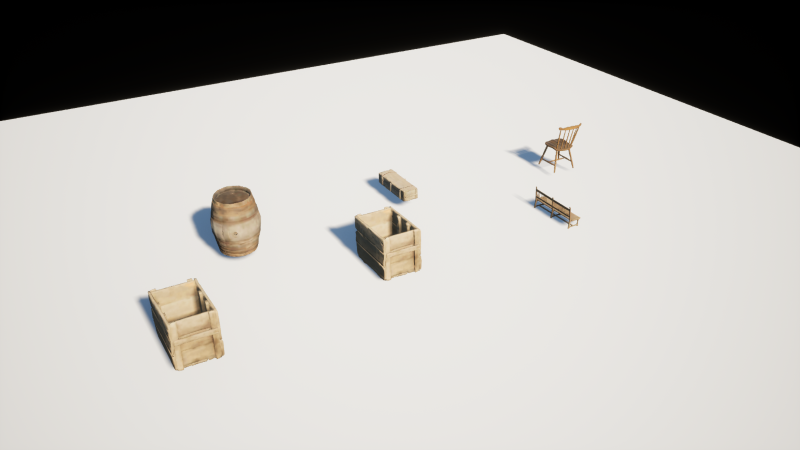
#> input picture Course/Slides/Week07/UnrealPythonDemo/Captures/01_baseline.png, 1600 x 900 px (shown at 1/2 size); its folder holds 4 pictures in this run
$ python make_comparison.py
#> lines starting #> are read from the running program, lines starting #| are printed output that depends on the picture
"""Assemble actual UE renders into a labelled step comparison, not a screen recording."""
from pathlib import Path
from PIL import Image, ImageDraw, ImageFont
root = Path(__file__).resolve().parent / 'Captures'
font = ImageFont.truetype('C:/Windows/Fonts/arial.ttf', 28)
small = ImageFont.truetype('C:/Windows/Fonts/arial.ttf', 17)
frames = []
for name, label in [('01_baseline', 'BEFORE  /  scattered placement + temporary labels'),
                    ('02_organized', 'APPLY  /  six selected Actors organized'),
                    ('03_reset', 'RESET  /  return to the rehearsal baseline')]:
    raw = Image.open(root / (name + '.png')).convert('RGB')
    raw.thumbnail((1200, 675))
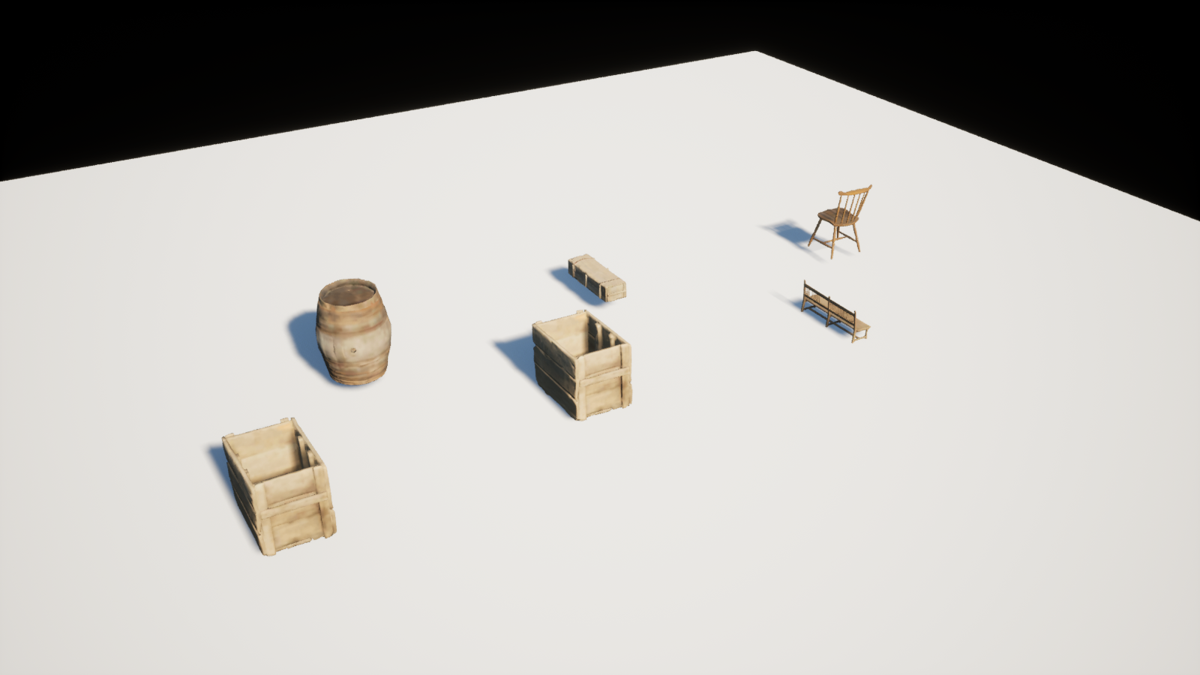
#> raw: PIL image 1200x675 RGB; mean R, G, B 185.5, 183.3, 179.4
    frame = Image.new('RGB', (1200, 765), '#171b24')
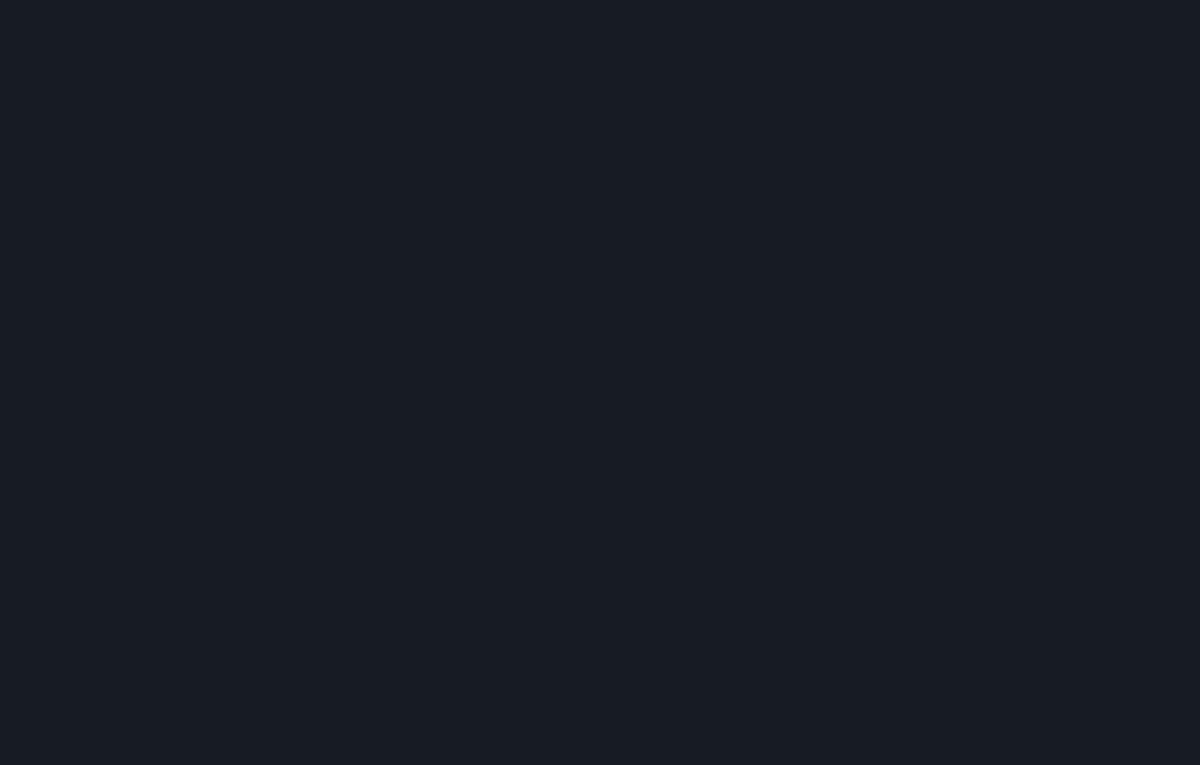
#> frame: PIL image 1200x765 RGB; mean R, G, B 23, 27, 36
    frame.paste(raw, (0, 0))
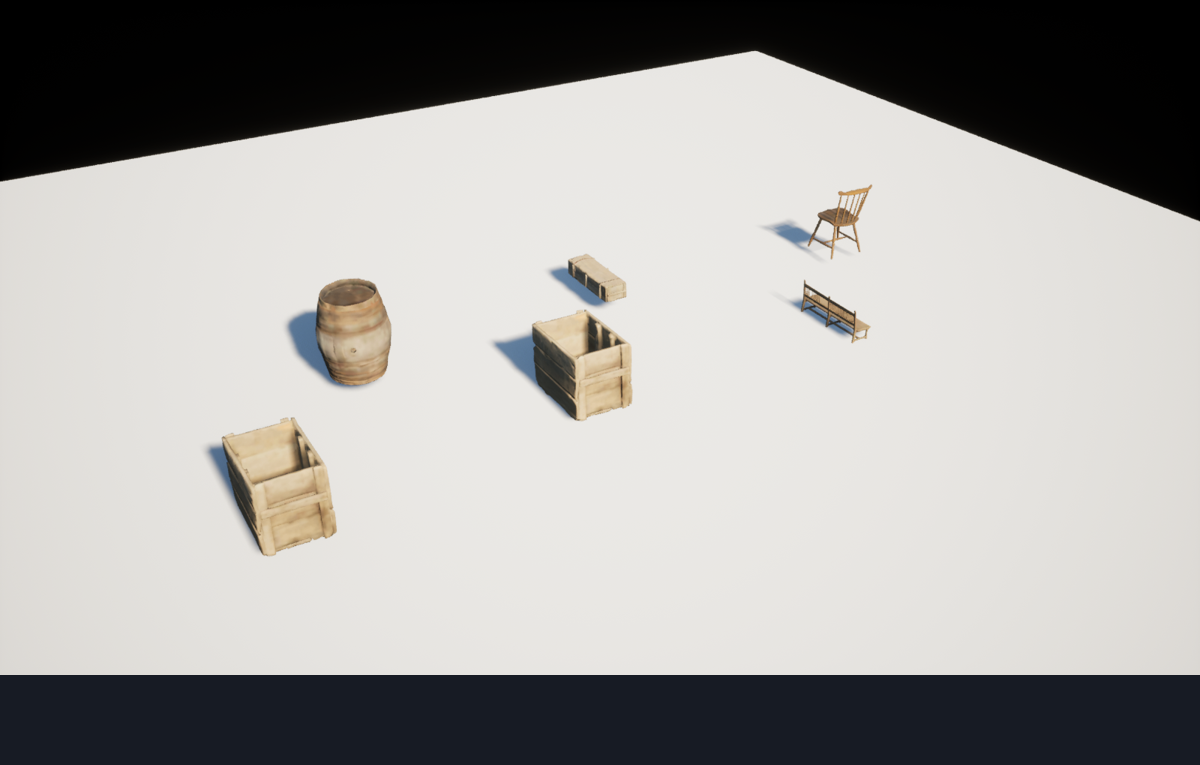
#> frame: PIL image 1200x765 RGB; mean R, G, B 166.4, 164.9, 162.6
    draw = ImageDraw.Draw(frame)
    draw.text((24, 686), label, font=font, fill='white')
    draw.text((24, 728), 'Week 7 Unreal Python | Actual Unreal renders | Discrete state comparison, not live recording', font=small, fill='#c1cbd9')
    frames.append(frame)
#> pass 2 of the loop `for name, label in [('01_baseline', 'BEFORE  /  scattered placement + ..`:
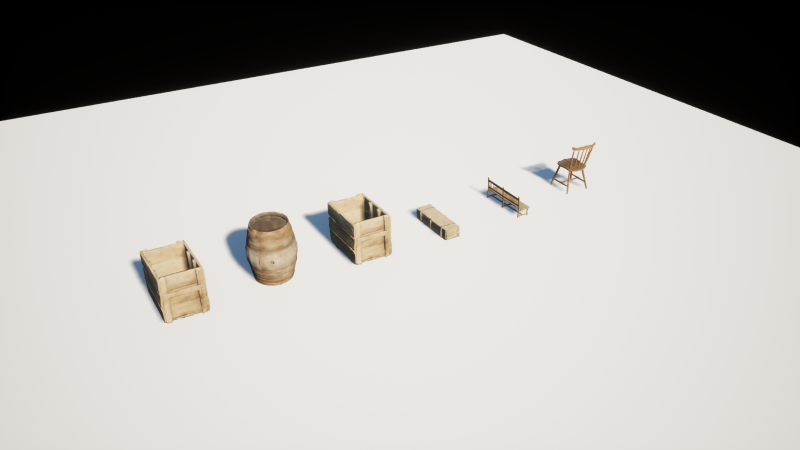
#> input picture Course/Slides/Week07/UnrealPythonDemo/Captures/02_organized.png, 1600 x 900 px (shown at 1/2 size)
#> `raw.thumbnail((1200, 675))`:
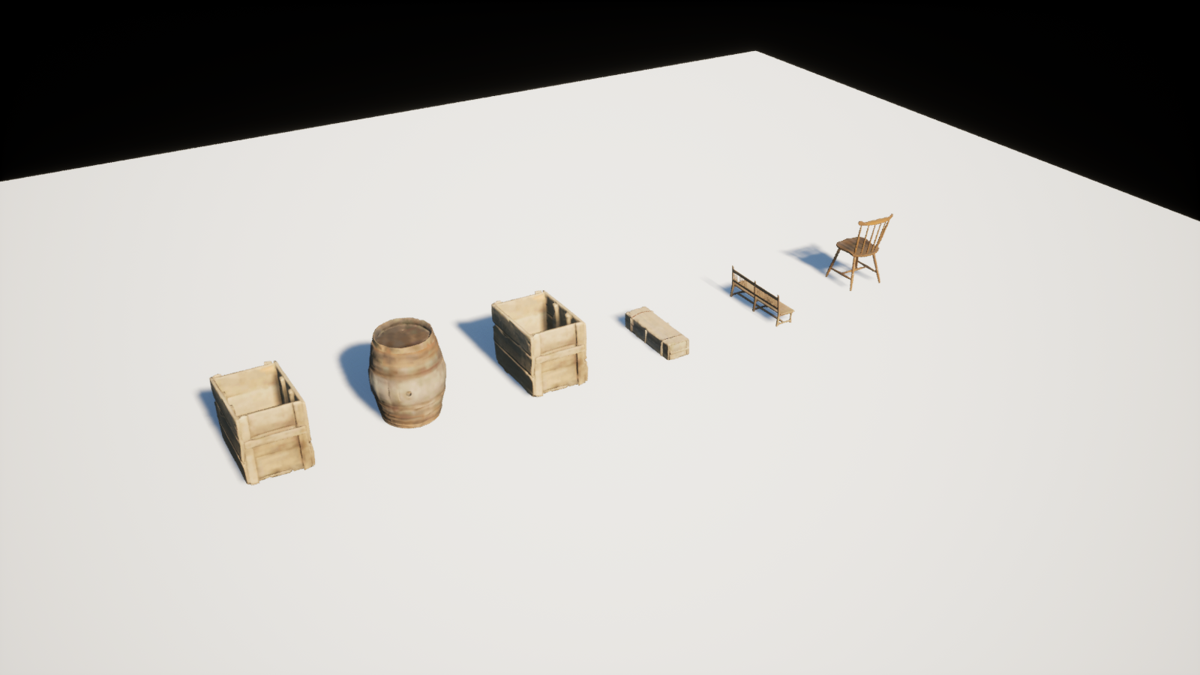
#> raw: PIL image 1200x675 RGB; mean R, G, B 185.8, 183.6, 179.8
#> `frame.paste(raw, (0, 0))`:
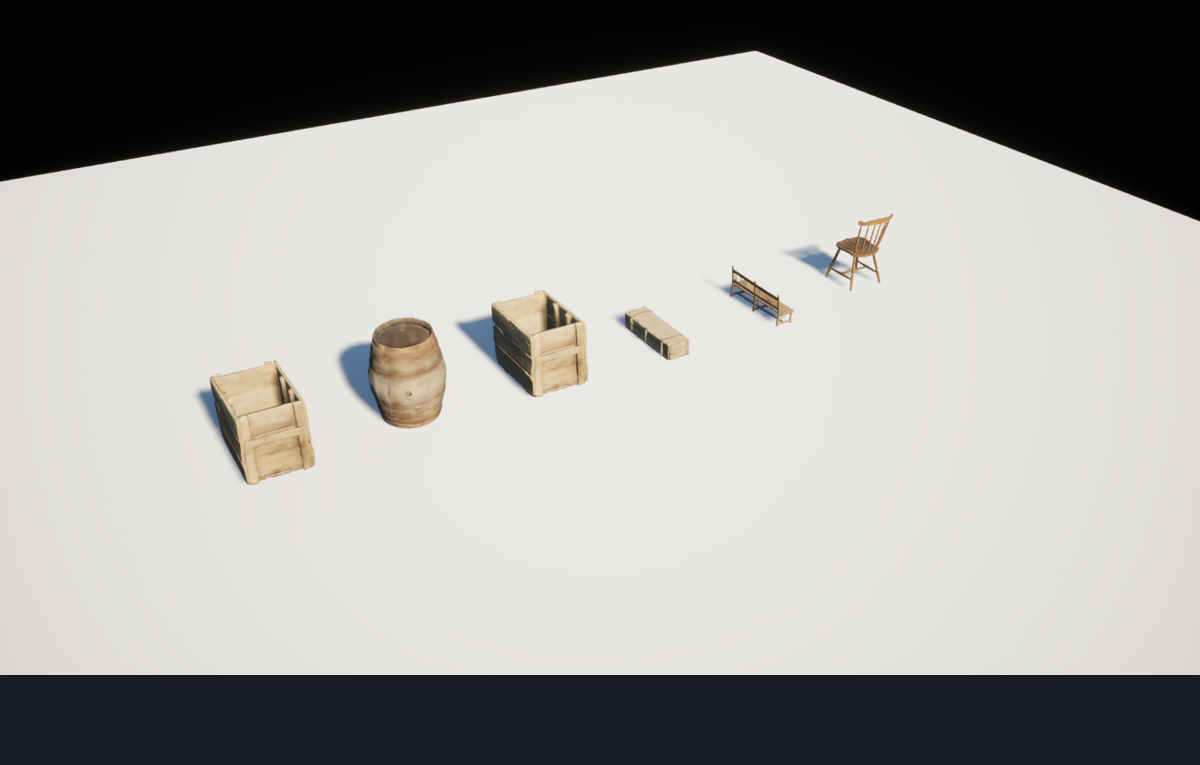
#> frame: PIL image 1200x765 RGB; mean R, G, B 166.7, 165.2, 162.9
#> pass 3 of the loop `for name, label in [('01_baseline', 'BEFORE  /  scattered placement + ..`:
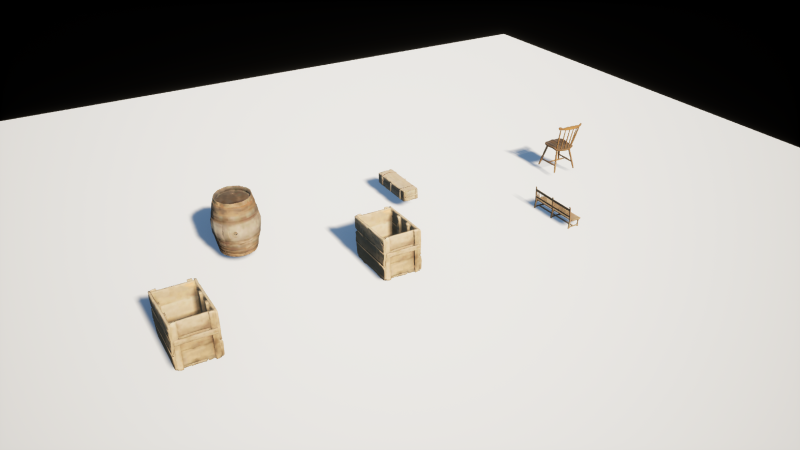
#> input picture Course/Slides/Week07/UnrealPythonDemo/Captures/03_reset.png, 1600 x 900 px (shown at 1/2 size)
#> `raw.thumbnail((1200, 675))`:
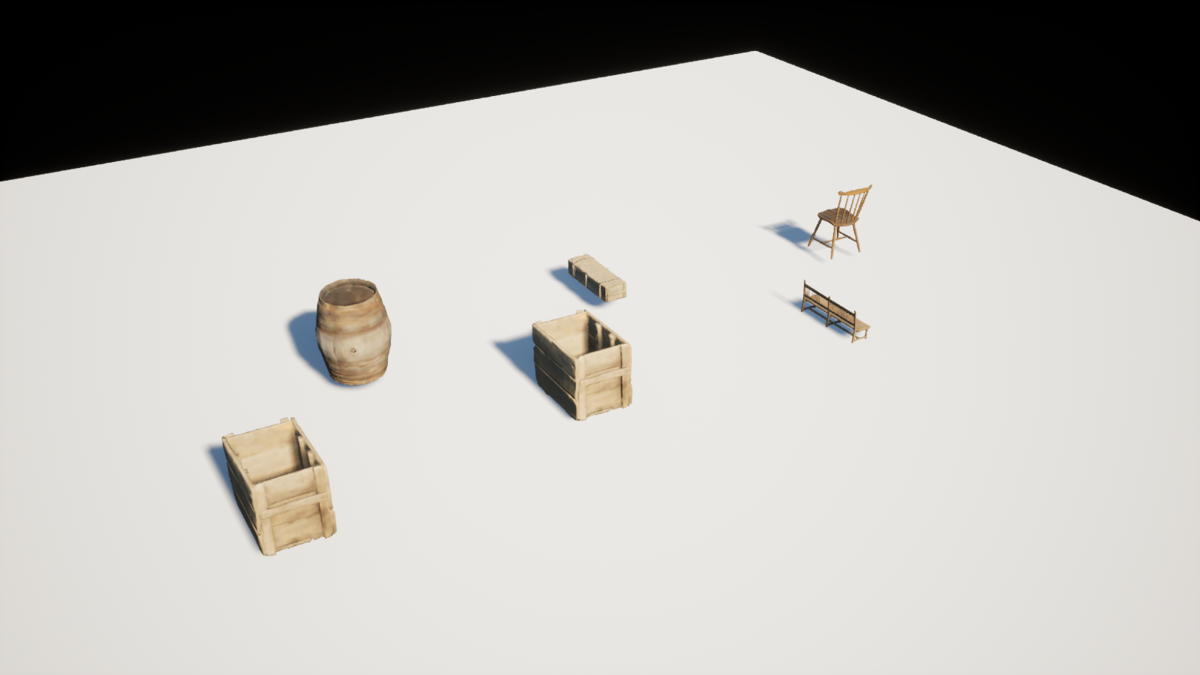
#> raw: PIL image 1200x675 RGB; mean R, G, B 185.5, 183.2, 179.4
#> `frame.paste(raw, (0, 0))`:
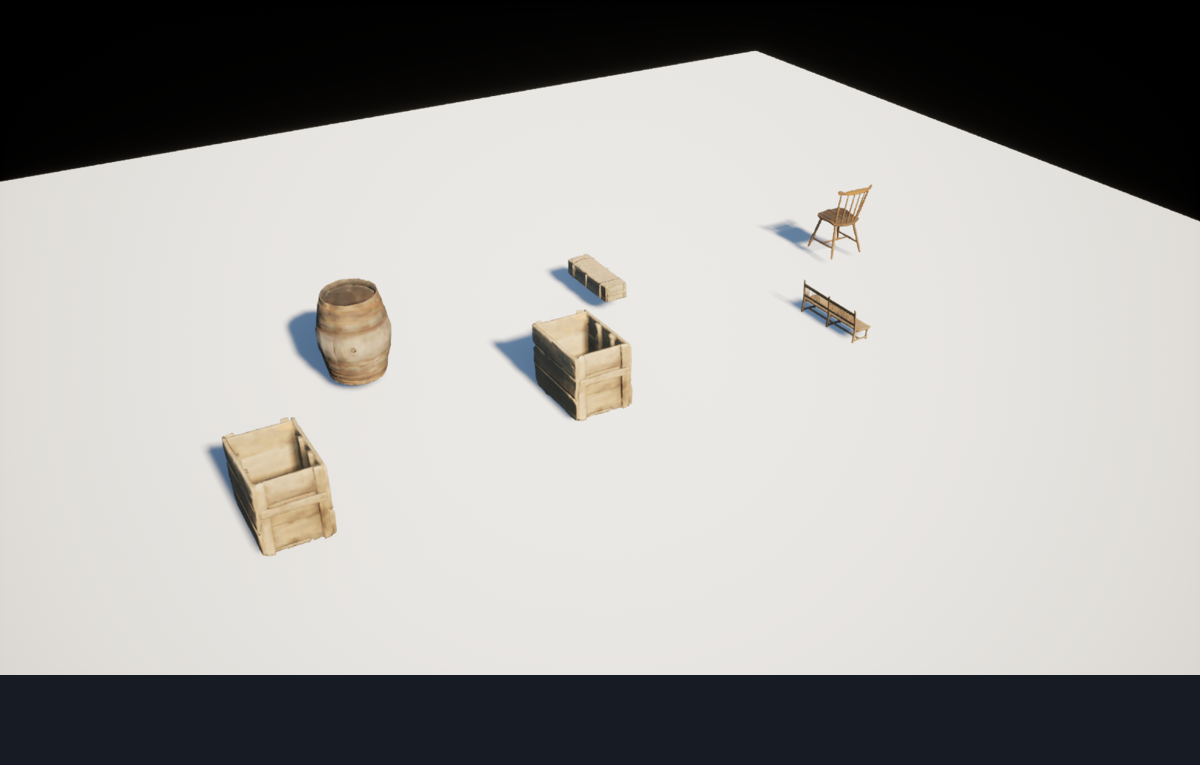
#> frame: PIL image 1200x765 RGB; mean R, G, B 166.4, 164.9, 162.6
frames[0].save(root / 'week07_unreal_python_comparison.gif', save_all=True,
               append_images=frames[1:], duration=[2200, 2600, 1800], loop=0, disposal=2)
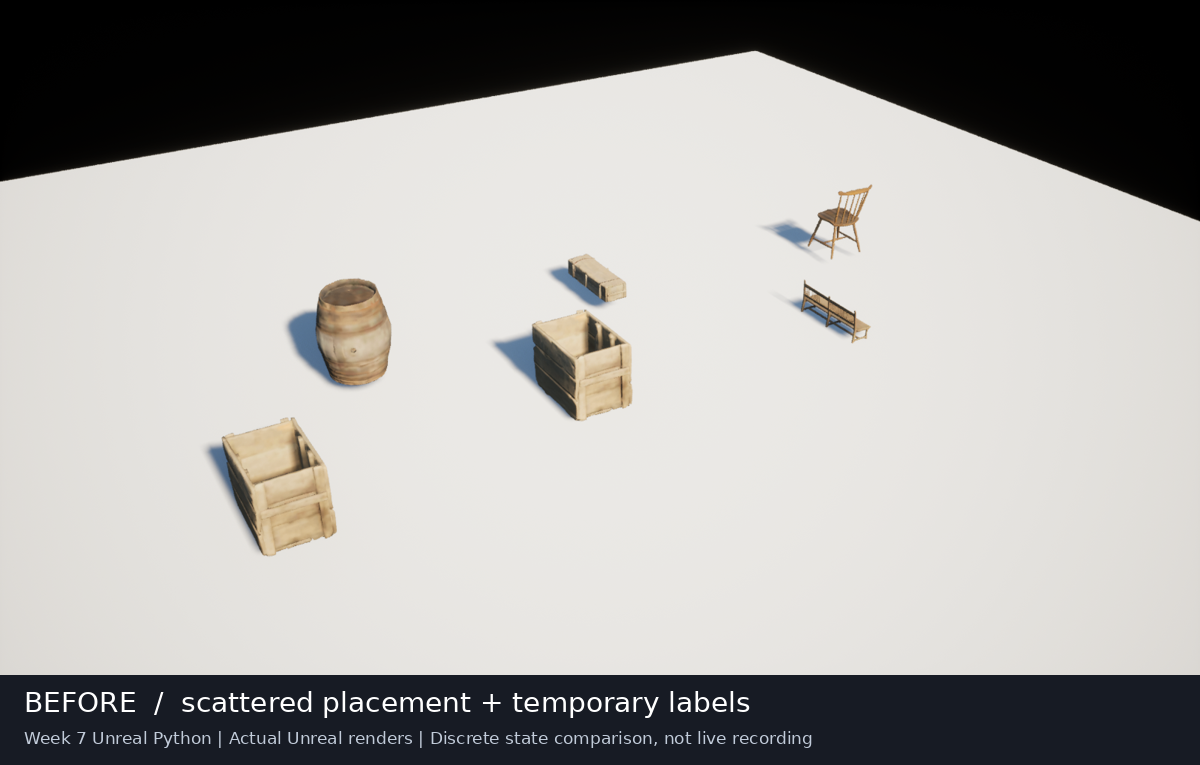
#> saved as week07_unreal_python_comparison.gif: PIL image 1200x765 RGB; mean R, G, B 167.8, 166.3, 163.9
print(root / 'week07_unreal_python_comparison.gif')
